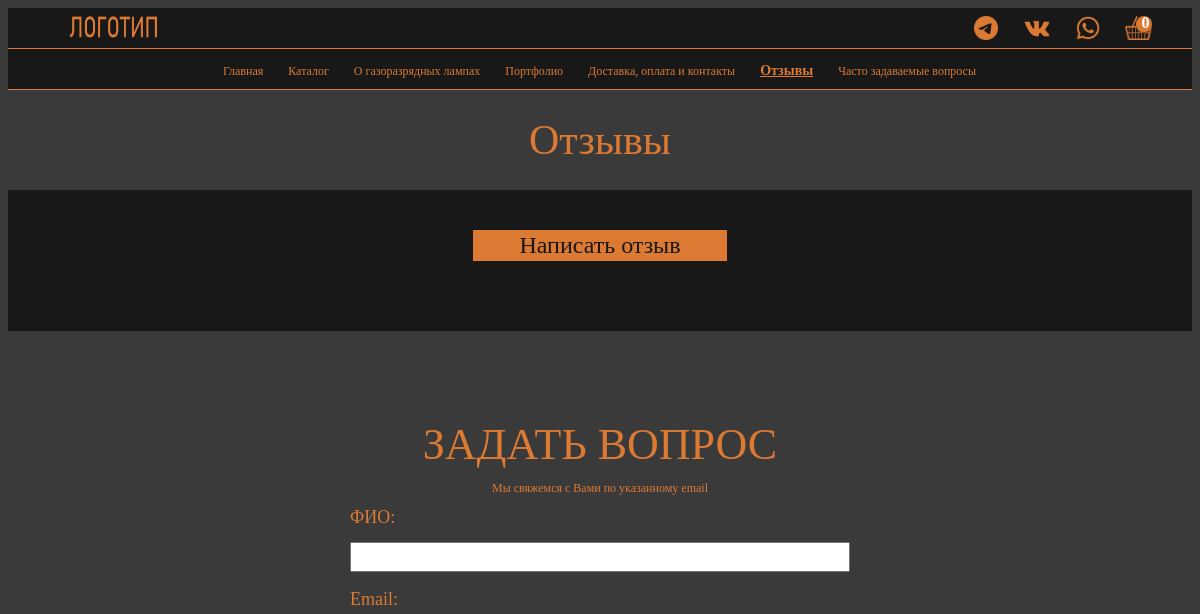
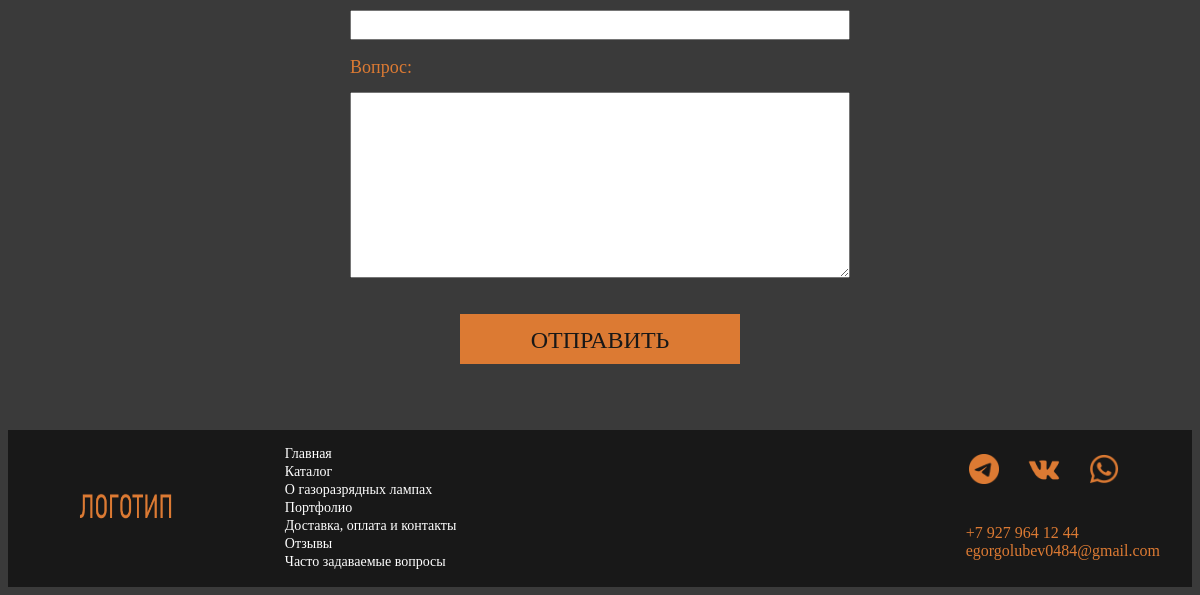
/reviews/, run on an earlier commit of the app's database (2 pictures, top to bottom).
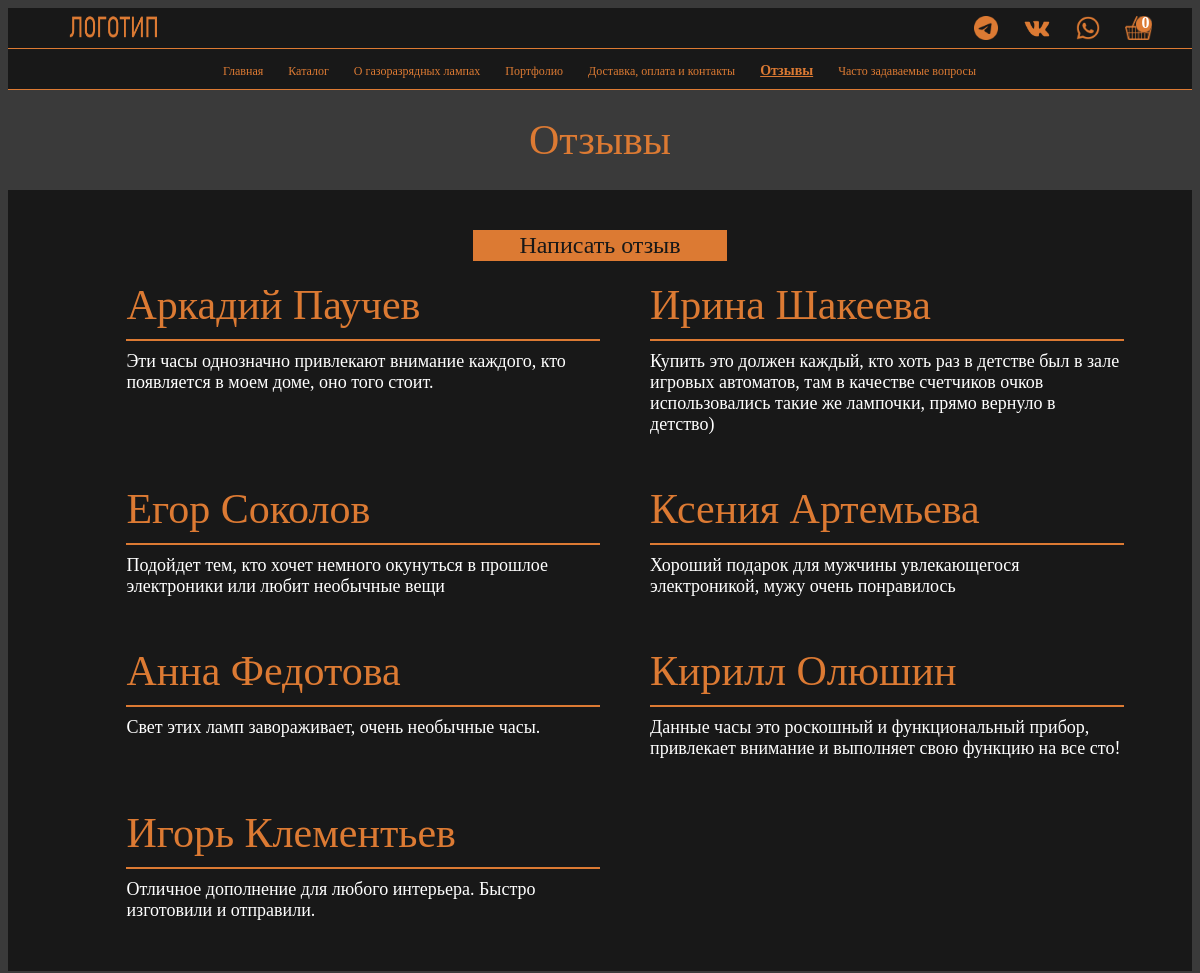
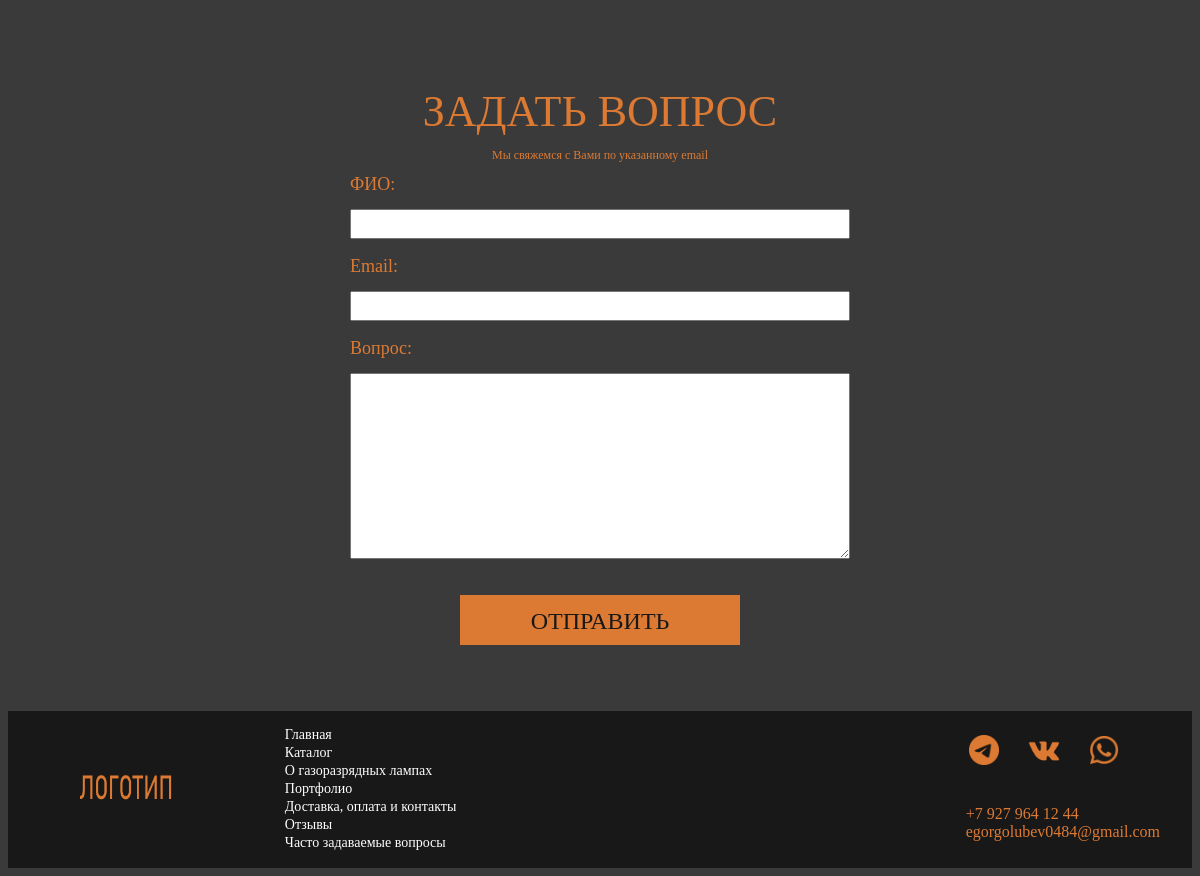
And on a later commit of the database (2 pictures, top to bottom).
### nixie_app/models.py (models this page shows)
class Review(models.Model):
    name = models.CharField(max_length=50, verbose_name='Имя', db_index=True)
    surname = models.CharField(max_length=50, verbose_name='Фамилия', db_index=True)
    review_text = models.CharField(max_length=500, verbose_name='Отзыв', db_index=True)
    available = models.BooleanField(default=False, verbose_name='Доступно')
    class Meta:
        ordering = ('-id',)
        verbose_name = 'Отзыв'
        verbose_name_plural = 'Отзывы'

### nixie_app/views.py (the view)
# urls.py: path('reviews/', views.reviews, name='reviews-name'),
def reviews(request):
    cart = Cart(request)
    contact(request)
    form = ContactForm()
    reviews = Review.objects.filter(available=True)
    res = {
        "form": form,
        'cart': cart,
        'cart_len': len(cart),
        'reviews': reviews
    }
    return render(request, "nixie_app/reviews.html", context=res)

### nixie_app/forms.py
class ContactForm(forms.Form):
    name = forms.CharField(max_length=100, widget=forms.TextInput(attrs={"class": "smallfield"}))
    email_address = forms.EmailField(max_length=150, widget=forms.TextInput(attrs={"class": "smallfield"}))
    message = forms.CharField(widget=forms.Textarea(attrs={"class": "bigfield"}),
                              max_length=2000)

### cart/cart.py (called while the page is built)
    def __len__(self):
        return sum(item['quantity'] for item in self.cart.values())

### nixie_app/views.py (called while the page is built)
def contact(request):
    if request.method == 'POST':
        form = ContactForm(request.POST)
        if form.is_valid():
            subject = "ВОПРОС ОТ ПОЛЬЗОВАТЕЛЯ"
            body = {
                'name': form.cleaned_data['name'],
                'email': form.cleaned_data['email_address'],
                'message': form.cleaned_data['message'],
            }
            message = "\n".join(body.values())
            try:
                send_mail(subject, message,
                          'nsstnc-service@mail.ru',
                          ['egorgolubev0484@gmail.com'])
            except BadHeaderError:
                return HttpResponse('Форма заполнена неверно')

### nixie_app/templates/nixie_app/reviews.html (shortened to what this page needs)
{% extends 'nixie_app/index.html' %}
{% block nav_reviews %}
    class="active"
{% endblock %}
{% block 'page_content' %}
    <section class="page_title">
        <a>Отзывы</a>
    </section>
    <section class="review_section">
        <a href="{% url 'reviews-create' %}" class="review_button">Написать отзыв</a>
        <div class="review_div">
            {% for review in reviews %}
                <div class="card">
                    <div class="card_top">
                        {{ review.name }} {{ review.surname }}
                    </div>
                    <div class="card_bottom">
                        {{ review.review_text }}
                    </div>
                </div>
            {% endfor %}
    </section>
{% endblock %}

### nixie_app/templates/nixie_app/index.html (shortened to what this page needs)
<!DOCTYPE html>
<html style="font-size: 16px;" lang="ru">
<head>
</head>
<header>
    <ul class="header_ul">
        <li>
            <div class="logo">
                <a href={% url 'main-name' %}>
                    <img src="/images/logo.png" width="105" height="35"/>
            </div>
        </li>
        <li class="header_buttons">
            <ul class="header_buttons_ul">
                <li>
                    <div class="telegram">
                        <a href="https://t.me/nsstnc">
                            <img src="/images/telegram.png" width="24" height="24"/>
                        </a>
                    </div>
                </li>
                <li>
                    <div class="vk">
                        <a href="https://vk.com/nsstnc">
                            <img src="/images/vk.png" width="27.5" height="24"/>
                        </a>
                    </div>
                </li>
                <li>
                    <div class="whatsapp">
                        <a href="https://wa.me/79279641244">
                            <img src="/images/whatsapp.png" width="24" height="24"/>
                        </a>
                    </div>
                </li>
                <li>
                    <div class="basket">
                        <a href="{% url 'cart:cart_detail' %}">
                            <img src="/images/basket_logo.png" width="27.5" height="24"/>
                        </a>
                        <a class="cart_counter" href="{% url 'cart:cart_detail' %}">
                            {{ cart_len }}</a>
                    </div>
                </li>
            </ul>
        </li>
    </ul>
</header>
<body style="background-color: #3A3A3A">
<section class="menu">
    <ul>
        <li {% block nav_main %} {% endblock %} ><a href="/">Главная</a></li>
        <li {% block nav_catalog %} {% endblock %}><a href="/catalog/">Каталог</a></li>
        <li {% block nav_info %} {% endblock %}><a href="/info/">О газоразрядных лампах</a></li>
        <li {% block nav_portfolio %} {% endblock %}><a href="/portfolio/">Портфолио</a></li>
        <li {% block nav_delivery %} {% endblock %}><a href="/delivery/">Доставка, оплата и контакты</a></li>
        <li {% block nav_reviews %} {% endblock %}><a href="/reviews/">Отзывы</a></li>
        <li {% block nav_questions %} {% endblock %}><a href="/questions/">Часто задаваемые вопросы</a></li>
    </ul>
</section>
{% block 'page_content' %} {% endblock %}
<section class="form_section">
    <div class="form">
        <p class="form_name">ЗАДАТЬ ВОПРОС</p>
        <p class="form_info">Мы свяжемся с Вами по указанному email</p>
        <form method="post">
            <div class="form_group">
                <div>
                    <p class="form_lable">ФИО:</p>
                    <p>{{ form.name }}</p>
                </div>
                <div>
                    <p class="form_lable">Email:</p>
                    <p>{{ form.email_address }}</p>
                </div>
                <div>
                    <p class="form_lable">Вопрос:</p>
                    <p>{{ form.message }}</p>
                </div>
                <div>
                    <button type="submit" class="send_button">ОТПРАВИТЬ</button>
                </div>
            </div>
        </form>
    </div>
</section>
<footer>
    <div class="footer_ul">
        <div class="footer_left" style="width: 50%; float:left">
            <div class="logo_foot" style="width: 40%; float:left">
                <a href="">
                    <img src="/images/logo.png" width="110" height="40"/>
                </a>
            </div>
            <div class="links_footer" style="width: 60%; float:right">
                <ul class="links_footer_ul">
                    <li class="links_footer_li"><a href="/">Главная</a></li>
                    <li class="links_footer_li"><a href="/catalog/">Каталог</a></li>
                    <li class="links_footer_li"><a href="/info/">О газоразрядных лампах</a></li>
                    <li class="links_footer_li"><a href="/portfolio/">Портфолио</a></li>
                    <li class="links_footer_li"><a href="/delivery/">Доставка, оплата и контакты</a></li>
                    <li class="links_footer_li"><a href="/reviews/">Отзывы</a></li>
                    <li class="links_footer_li"><a href="/questions/">Часто задаваемые вопросы</a></li>
                </ul>
            </div>
        </div>
        <div class="contacts" style="width: 50%; float:right">
            <div class="contacts_row_1" style="height: 50%; float:top">
                <div class="telegram">
                    <a href="https://t.me/nsstnc">
                        <img src="/images/telegram.png" width="30" height="30"/>
                    </a>
                </div>
                <div class="vk">
                    <a href="https://vk.com/nsstnc">
                        <img src="/images/vk.png" width="33.5" height="30"/>
                    </a>
                </div>
                <div class="whatsapp">
                    <a href="https://wa.me/79279641244">
                        <img src="/images/whatsapp.png" width="30" height="30"/>
                    </a>
                </div>
            </div>
            <div class="contacts_row_2" style="height: 50%; float:bottom">
                <ul>
                    <li>+7 927 964 12 44</li>
                    <li>egorgolubev0484@gmail.com</li>
                </ul>
            </div>
        </div>
    </div>
</footer>
</body>
</html>

### nixie_app/templates/nixie_app/reviews.html (style rules this page uses)
.page_title { width: 100%; height: 100px; font-family: 'GOST Common'; font-style: normal; font-weight: 300; font-size: 42px; display: block; text-align: center; color: #DC7A33; line-height: 100px; }
.review_button { font-family: 'GOST Common'; text-decoration: none; font-style: normal; font-weight: 400; font-size: 24px; display: block; width: 250px; height: auto; color: #181818; background: #DC7A33; text-align: center; border: 2px solid #DC7A33; cursor: pointer; margin: 20px auto 20px auto; }
.review_section { width: 100%; background: #181818; padding-top: 20px; }
.review_div { display: grid; grid-template-columns: 50% 50%; width: 80%; max-width: 1000px; justify-content: left; justify-items: left; column-gap: 50px; row-gap: 50px; margin-left: auto; margin-right: auto; margin-bottom: 50px; padding-bottom: 50px; }
.card { width: 100%; display: flex; flex-direction: column; transition: 0.2s; }
.card_top { width: 100%; font-family: 'GOST Common'; font-style: normal; font-weight: 500; font-size: 42px; align-items: center; text-align: left; color: #DC7A33; margin-bottom: 10px; padding-bottom: 10px; border-bottom: 2px solid #DC7A33; }
.card_bottom { width: 100%; font-family: 'GOST Common'; font-style: normal; font-weight: 300; font-size: 18px; align-items: center; text-align: left; color: #ffffff; }

What changed in the data, as far as the page shows it:
added Review: name "Аркадий", surname "Паучев", review_text "Эти часы однозначно привлекают внимание каждого, кто появляется в моем доме, оно того стоит."
added Review: name "Ирина", surname "Шакеева", review_text "Купить это должен каждый, кто хоть раз в детстве был в зале игровых автоматов, там в качестве счетчиков очков использовались такие же лампочки, прямо вернуло в детство)"
added Review: name "Егор", surname "Соколов", review_text "Подойдет тем, кто хочет немного окунуться в прошлое электроники или любит необычные вещи"
added Review: name "Ксения", surname "Артемьева", review_text "Хороший подарок для мужчины увлекающегося электроникой, мужу очень понравилось"
added Review: name "Анна", surname "Федотова", review_text "Свет этих ламп завораживает, очень необычные часы."
added Review: name "Кирилл", surname "Олюшин", review_text "Данные часы это роскошный и функциональный прибор, привлекает внимание и выполняет свою функцию на все сто!"
added Review: name "Игорь", surname "Клементьев", review_text "Отличное дополнение для любого интерьера. Быстро изготовили и отправили."
